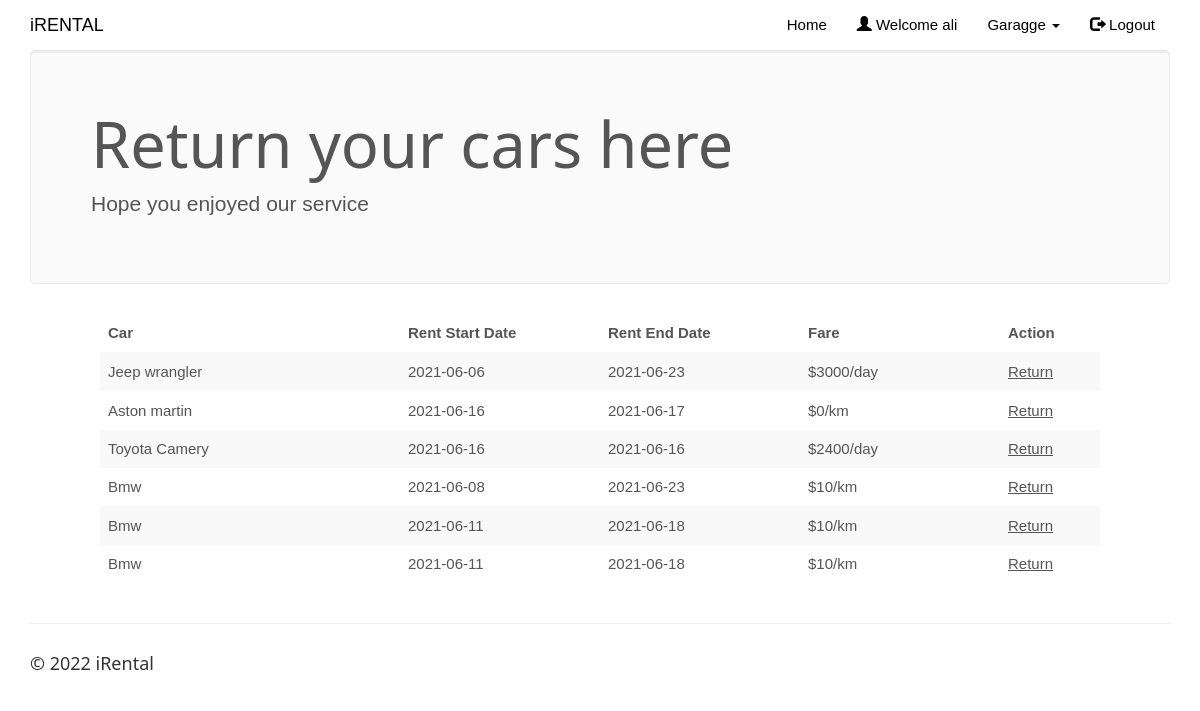
Screenshot of /prereturncar.php (signed in) with the database file from the repository.
### tables this page shows
CREATE TABLE `rentedcars` (
  `id` int(100) NOT NULL,
  `customer_username` varchar(50) NOT NULL,
  `car_id` int(20) NOT NULL,
  `driver_id` int(20) NOT NULL,
  `booking_date` date NOT NULL,
  `rent_start_date` date NOT NULL,
  `rent_end_date` date NOT NULL,
  `car_return_date` date DEFAULT NULL,
  `fare` double NOT NULL,
  `charge_type` varchar(25) NOT NULL DEFAULT 'days',
  `distance` double DEFAULT NULL,
  `no_of_days` int(50) DEFAULT NULL,
  `total_amount` double DEFAULT NULL,
  `return_status` varchar(10) NOT NULL
);

CREATE TABLE `cars` (
  `car_id` int(20) NOT NULL,
  `car_name` varchar(50) NOT NULL,
  `car_nameplate` varchar(50) NOT NULL,
  `car_img` varchar(50) DEFAULT 'NA',
  `ac_price` float NOT NULL,
  `non_ac_price` float NOT NULL,
  `ac_price_per_day` float NOT NULL,
  `non_ac_price_per_day` float NOT NULL,
  `car_availability` varchar(10) NOT NULL
);

### prereturncar.php (the view, shortened to what this page needs)
<!DOCTYPE html>
<html>
<?php
$conn = Connect();
?>
<head>
<link rel="stylesheet" href="assets/bootstrap/css/bootstrap.min.css">
<link rel="stylesheet" href="assets/fonts/font-awesome.min.css">
    <link rel="stylesheet" href="assets/w3css/w3.css">
<link rel="stylesheet" type="text/css" href="assets/css/customerlogin.css">
<link rel="stylesheet" type="text/css" media="screen" href="assets/css/clientpage.css" />
</head>
<body id="page-top" data-spy="scroll" data-target=".navbar-fixed-top">
    <nav class="navbar navbar-custom navbar-fixed-top" role="navigation" style="color: black">
        <div class="container">
            <div class="navbar-header">
                <a class="navbar-brand page-scroll" href="index.php">
                   iRENTAL </a>
            </div>
            <?php
                if(isset($_SESSION['login_client'])){
            ?>
            <div class="collapse navbar-collapse navbar-right navbar-main-collapse">
                <ul class="nav navbar-nav">
                    <li>
                        <a href="index.php">Home</a>
                    </li>
                    <li>
                        <a href="#"><span class="glyphicon glyphicon-user"></span> Welcome <?php echo $_SESSION['login_client']; ?></a>
                    </li>
                    <li>
                    <ul class="nav navbar-nav navbar-right">
            <li><a href="#" class="dropdown-toggle active" data-toggle="dropdown" role="button" aria-haspopup="true" aria-expanded="false"><span class="glyphicon glyphicon-user"></span> Control Panel <span class="caret"></span> </a>
                <ul class="dropdown-menu">
              <li> <a href="entercar.php">Add Car</a></li>
              <li> <a href="enterdriver.php"> Add Driver</a></li>
              <li> <a href="clientview.php">View</a></li>
            </ul>
            </li>
          </ul>
                    </li>
                    <li>
                        <a href="logout.php"><span class="glyphicon glyphicon-log-out"></span> Logout</a>
                    </li>
                </ul>
            </div>
            <?php
                }
                else if (isset($_SESSION['login_customer'])){
            ?>
            <div class="collapse navbar-collapse navbar-right navbar-main-collapse">
                <ul class="nav navbar-nav">
                    <li>
                        <a href="index.php">Home</a>
                    </li>
                    <li>
                        <a href="#"><span class="glyphicon glyphicon-user"></span> Welcome <?php echo $_SESSION['login_customer']; ?></a>
                    </li>
                    <ul class="nav navbar-nav">
            <li><a href="#" class="dropdown-toggle active" data-toggle="dropdown" role="button" aria-haspopup="true" aria-expanded="false"> Garagge <span class="caret"></span> </a>
            </li>
          </ul>
                    <li>
                        <a href="logout.php"><span class="glyphicon glyphicon-log-out"></span> Logout</a>
                    </li>
                </ul>
            </div>
                <?php   }
                ?>
        </div>
    </nav>
<?php $login_customer = $_SESSION['login_customer'];
    $sql1 = "SELECT c.car_name, rc.rent_start_date, rc.rent_end_date, rc.fare, rc.charge_type, rc.id FROM rentedcars rc, cars c
    WHERE rc.customer_username='$login_customer' AND c.car_id=rc.car_id AND rc.return_status='NR'";
    $result1 = $conn->query($sql1);
    if (mysqli_num_rows($result1) > 0) {
?>
<div class="container">
      <div class="jumbotron">
        <h1>Return your cars here</h1>
        <p> Hope you enjoyed our service </p>
      </div>
    </div>
    <div class="table-responsive" style="padding-left: 100px; padding-right: 100px;" >
<table class="table table-striped">
  <thead class="thead-dark">
<tr>
<th width="30%">Car</th>
<th width="20%">Rent Start Date</th>
<th width="20%">Rent End Date</th>
<th width="20%">Fare</th>
<th width="10%">Action</th>
</tr>
</thead>
<?php
        while($row = mysqli_fetch_assoc($result1)) {
?>
<tr>
<td><?php echo $row["car_name"]; ?></td>
<td><?php echo $row["rent_start_date"] ?></td>
<td><?php echo $row["rent_end_date"]; ?></td>
<td>$<?php
    if($row["charge_type"] == "days"){
        echo ($row["fare"] . "/day");
    } else {
        echo ($row["fare"] . "/km");
    }
?></td>
<td><a href="returncar.php?id=<?php echo $row["id"];?>"> Return </a></td>
</tr>
<?php        } ?>
                </table>
                </div>
            <?php
        } ?>
</body>
<footer class="site-footer">
        <div class="container">
            <hr>
            <div class="row">
                <div class="col-sm-6">
                    <h5>© 2022 iRental</h5>
                </div>
            </div>
        </div>
    </footer>
</html>

### assets/w3css/w3.css (style rules this page uses)
*,*:before,*:after { box-sizing:inherit }
html { -ms-text-size-adjust:100%;-webkit-text-size-adjust:100% }
body { margin:0;; }
article,aside,details,figcaption,figure,footer,header,main,menu,nav,section,summary { display:block }
a { background-color:transparent;-webkit-text-decoration-skip:objects }
hr { box-sizing:content-box;height:0;overflow:visible }
html,body { font-family:Verdana,sans-serif;font-size:15px;line-height:1.5 }
html { overflow-x:hidden }
h1 { font-size:36px }
h5 { font-size:18px }
h1,h2,h3,h4,h5,h6 { font-family:"Segoe UI",Arial,sans-serif;font-weight:400;margin:10px 0 }
hr { border:0;border-top:1px solid #eee;margin:20px 0 }
a { color:inherit }

### rows the page displays
rentedcars: car.car_name "Jeep wrangler", rent_start_date "2021-06-06", rent_end_date "2021-06-23", fare "3000"
rentedcars: car.car_name "Aston martin", rent_start_date "2021-06-16", rent_end_date "2021-06-17", fare "0"
rentedcars: car.car_name "Toyota Camery", rent_start_date "2021-06-16", rent_end_date "2021-06-16", fare "2400"
rentedcars: car.car_name "Bmw", rent_start_date "2021-06-08", rent_end_date "2021-06-23", fare "10"
rentedcars: car.car_name "Bmw", rent_start_date "2021-06-11", rent_end_date "2021-06-18", fare "10"
rentedcars: car.car_name "Bmw", rent_start_date "2021-06-11", rent_end_date "2021-06-18", fare "10"

### other values shown
$_SESSION['login_customer'] "ali"
